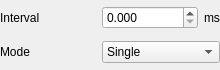
<ui version="4.0" >
 <class>CSamplingParamsGuiComp</class>
 <widget class="QWidget" name="CSamplingParamsGuiComp" >
  <property name="geometry" >
   <rect>
    <x>0</x>
    <y>0</y>
    <width>220</width>
    <height>70</height>
   </rect>
  </property>
  <property name="windowTitle" >
   <string>Form</string>
  </property>
  <layout class="QGridLayout" >
   <property name="margin" >
    <number>0</number>
   </property>
   <item row="0" column="0" >
    <widget class="QLabel" name="label" >
     <property name="text" >
      <string>Interval</string>
     </property>
    </widget>
   </item>
   <item row="0" column="1" >
    <widget class="QDoubleSpinBox" name="IntervalSB" >
     <property name="decimals" >
      <number>3</number>
     </property>
    </widget>
   </item>
   <item row="0" column="2" >
    <widget class="QLabel" name="label_2" >
     <property name="sizePolicy" >
      <sizepolicy vsizetype="Preferred" hsizetype="Maximum" >
       <horstretch>0</horstretch>
       <verstretch>0</verstretch>
      </sizepolicy>
     </property>
     <property name="text" >
      <string>ms</string>
     </property>
    </widget>
   </item>
   <item row="1" column="0" >
    <widget class="QLabel" name="label_3" >
     <property name="text" >
      <string>Mode</string>
     </property>
    </widget>
   </item>
   <item row="1" column="1" colspan="2" >
    <widget class="QComboBox" name="ModeCB" >
     <item>
      <property name="text" >
       <string>Single</string>
      </property>
     </item>
     <item>
      <property name="text" >
       <string>Periodic</string>
      </property>
     </item>
     <item>
      <property name="text" >
       <string>Synchronized</string>
      </property>
     </item>
    </widget>
   </item>
  </layout>
 </widget>
 <resources/>
 <connections/>
</ui>
